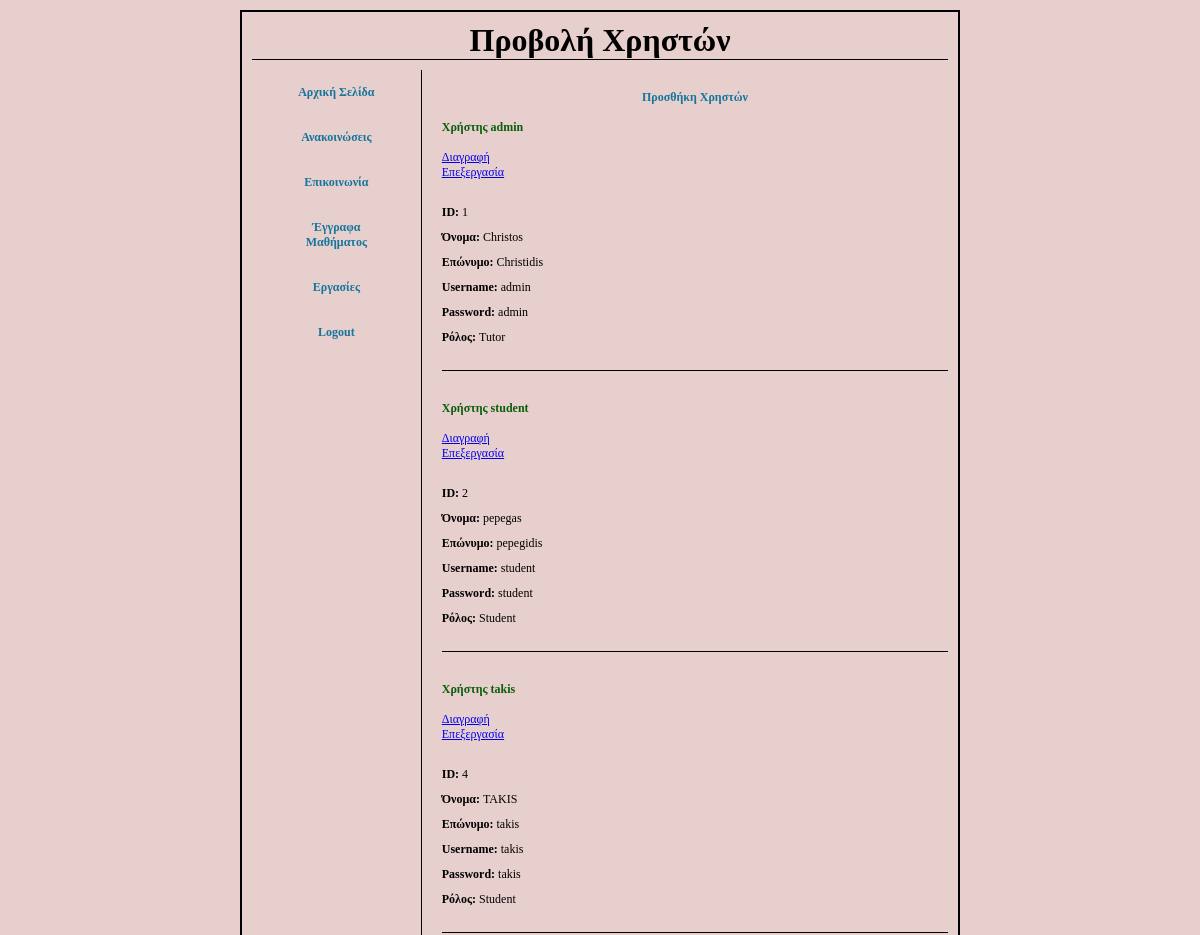
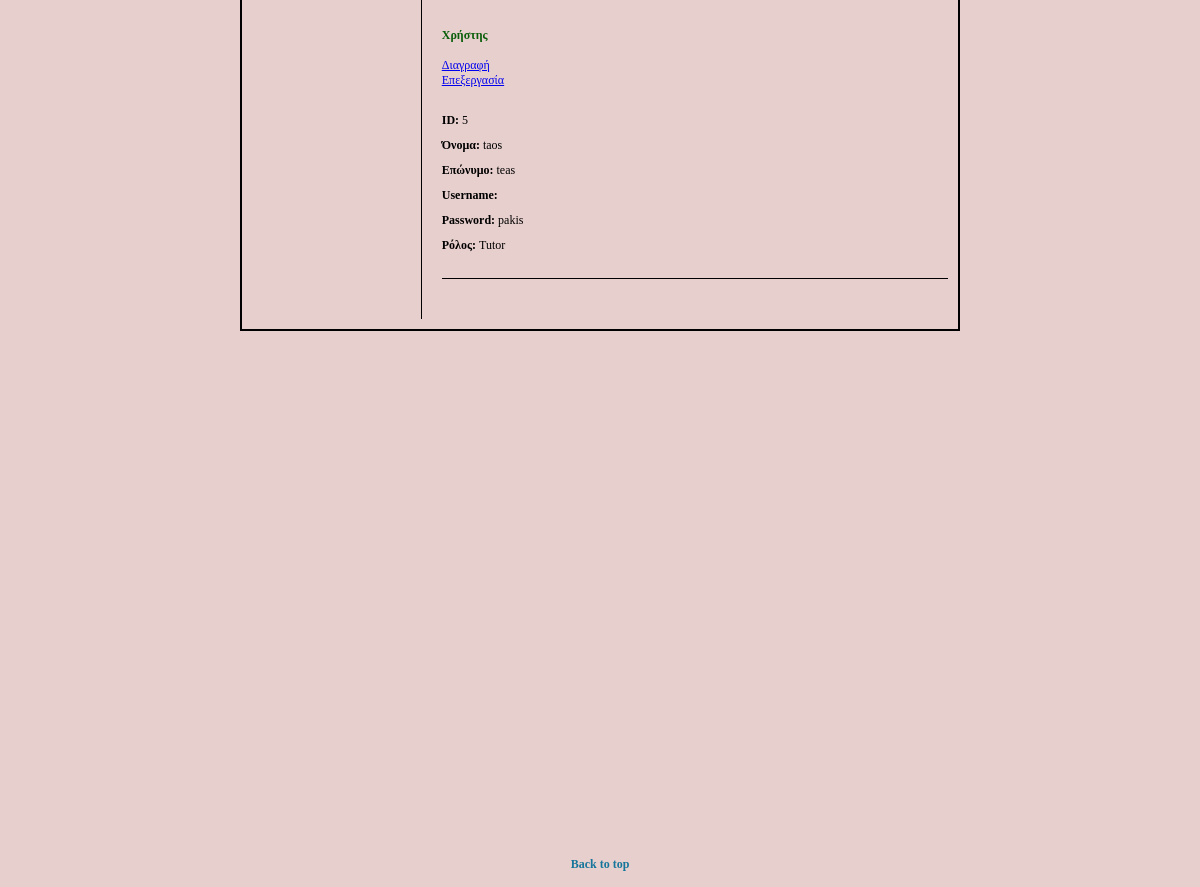
Before: /viewusers.php with the older database file (2 pictures, top to bottom).
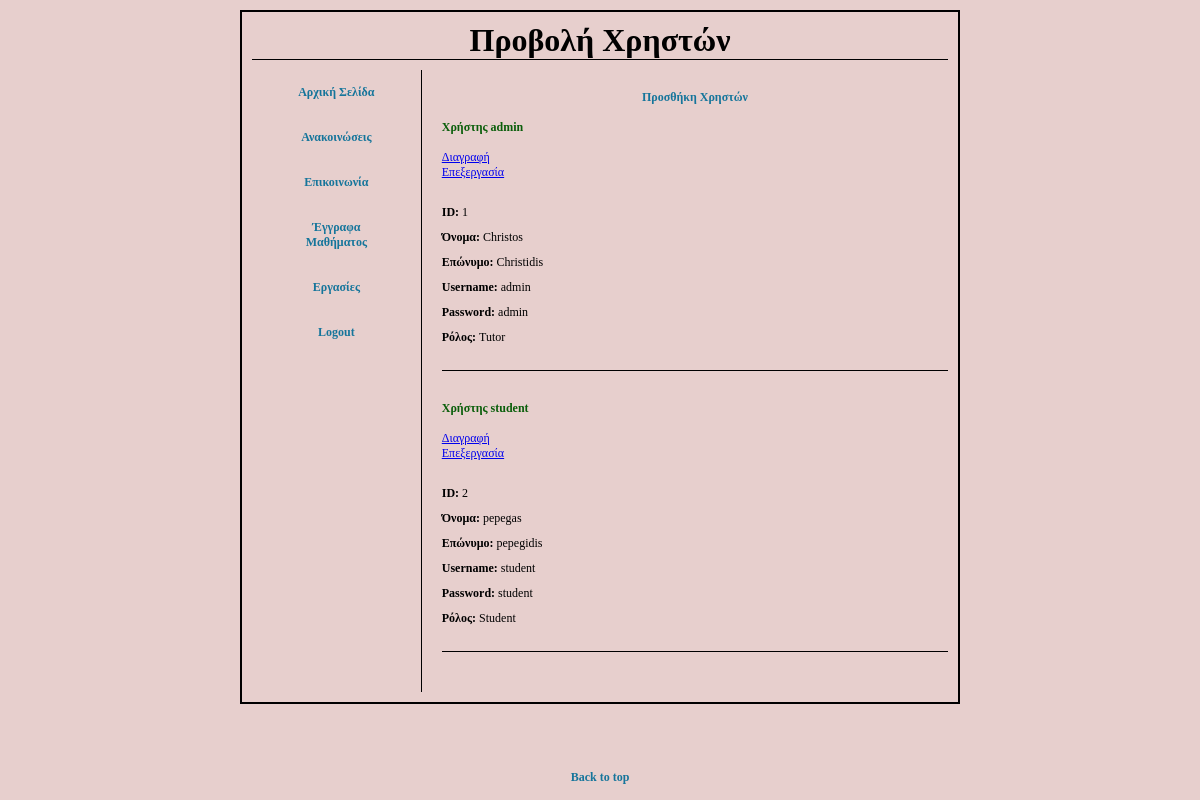
After: the same page with the newer database file.
### tables this page shows
CREATE TABLE `account` (
  `id` int(11) NOT NULL,
  `name` varchar(50) NOT NULL,
  `lastname` varchar(100) NOT NULL,
  `loginame` varchar(150) NOT NULL,
  `password` varchar(100) NOT NULL,
  `isTutor` tinyint(1) NOT NULL DEFAULT 0
);

### viewusers.php (the view, shortened to what this page needs)
<!DOCTYPE html>
<?php
$db = mysqli_connect('localhost', 'root', '', 'student3350partb') or die("could not connect to db");
?>
<html>
<head>
    <link rel="stylesheet" type="text/css" href="./styles.css" />
</head>
<body>
    <div class="page">
        <h1 class="title-container">Προβολή Χρηστών</h1>
        <div class="flex-parent-element">
            <div class="flex-child-element subflex first">
                <ul class="menu">
                    <li> <a href="./index.php" class="button">Αρχική Σελίδα</a></li>
                    <li> <a href="./announcement.php" class="button">Ανακοινώσεις</a></li>
                    <li> <a href="./communication.php" class="button">Επικοινωνία</a></li>
                    <li> <a href="./documents.php" class="button">Έγγραφα Μαθήματος</a></li>
                    <li> <a href="./homework.php" class="button">Εργασίες</a></li>
                    <li> <a href="./login.php" class="button">Logout</a></li>
                </ul>
            </div>
            <div class="flex-child-element second text-div">
                 <?php echo "<a href=\"addusers.php\" class=\"button\">Προσθήκη Χρηστών</a><br>"; ?>
                <ul>
                <?php
                    $query = "SELECT * FROM account";
                    $result = mysqli_query($db, $query);
                    while($row=mysqli_fetch_row($result)){
                       echo "<li class=\"announcement-container withborder\">
                        <section>
                            <h2 class=\"heading2\">Χρήστης ".$row[3]."</h2>";
                        $del = 'deleteusers.php?id='.$row[0];
                        echo "<br> <a href= $del> Διαγραφή </a>";
                        $del = 'addusers.php?type=edit&id='.$row[0].'&name='.$row[1].'&lastname='.$row[2].'&loginame='.$row[3].'&password='.$row[4].'&isTutor='.$row[5];
                        echo "<br> <a href= $del> Επεξεργασία </a> <br><br>";
                        echo "<p class=\"announcement-subtitle\"> <b>ID:</b> ";
                        echo  $row[0]."</p>";
                        echo "<p class=\"announcement-subtitle\"> <b>Όνομα:</b> ";
                        echo  $row[1]."</p>";
                        echo "<p class=\"announcement-subtitle\"> <b>Επώνυμο:</b> ";
                        echo  $row[2]."</p>";
                        echo "<p class=\"announcement-subtitle\"> <b>Username:</b> ";
                        echo  $row[3]."</p>";
                        echo "<p class=\"announcement-subtitle\"> <b>Password:</b> ";
                        echo  $row[4]."</p>";
                        echo "<p class=\"announcement-subtitle\"> <b>Ρόλος:</b> ";
                        if($row[5]){
                            echo "Tutor </p> <br>";
                        } else {
                            echo "Student </p> <br>";
                        }
                        echo " </section> </li>";
                    }
                ?>
                </ul>
            </div>
        </div>
    </div>
    <footer>
        <a href="./announcement.php" class="button">Back to top</a>
    </footer>
</body>
</html>

### styles.css (style rules this page uses)
html, body { padding: 0px; margin: 0px; font-family: Georgia, serif; overflow-y: visible; scroll-behavior: smooth; overflow-x: hidden; background-color: rgb(231, 207, 205); height: 100vh; width: 100vw; display: flex; flex-direction: column; align-items: center; }
* { box-sizing: border-box; padding: 0; margin: 0; }
ul.menu { list-style-type: none; text-align: center; }
.page { border: 2px solid; margin: auto; width: 60%; padding: 10px; margin-top: 10px; }
.title-container { align-self: center; text-align: center; border-bottom: 1px solid; margin-bottom: 5px; text-align: center; }
.button { border: none; padding: 15px 32px; text-align: center; text-decoration: none; display: inline-block; font-size: 1vw; cursor: pointer; font-weight: bold; color: rgb(21, 117, 155); width: 100%; }
.flex-parent-element { display: flex; width: 100%; }
.flex-child-element { margin-top: 5px; width: 100%; }
.subflex { border-right: 1px solid; }
.first { flex: 0.25; }
.second { flex: 0.75; }
.flex-child-element:first-child { margin-right: 20px; }
.text-div { margin-top: 10px; margin-bottom: 10px; font-size: 1vw; }
.heading2 { color: rgb(10, 94, 10); font-size: 1vw; }
.announcement-container { width: auto; height: auto; margin-bottom: 30px; }
.withborder { border-bottom: 1px solid; }
.announcement-subtitle { font-size: 1vw; flex-grow: 1; margin-top: 10px; margin-bottom: 10px; }
li { text-align: -webkit-match-parent; }
ul { list-style-type: none; }
section { display: block; }

Changed rows visible on the page:
removed account: loginame "takis", id "4", name "TAKIS", lastname "takis", password "takis", isTutor "Student"
removed account: id "5", name "taos", lastname "teas", password "pakis", isTutor "Tutor"
